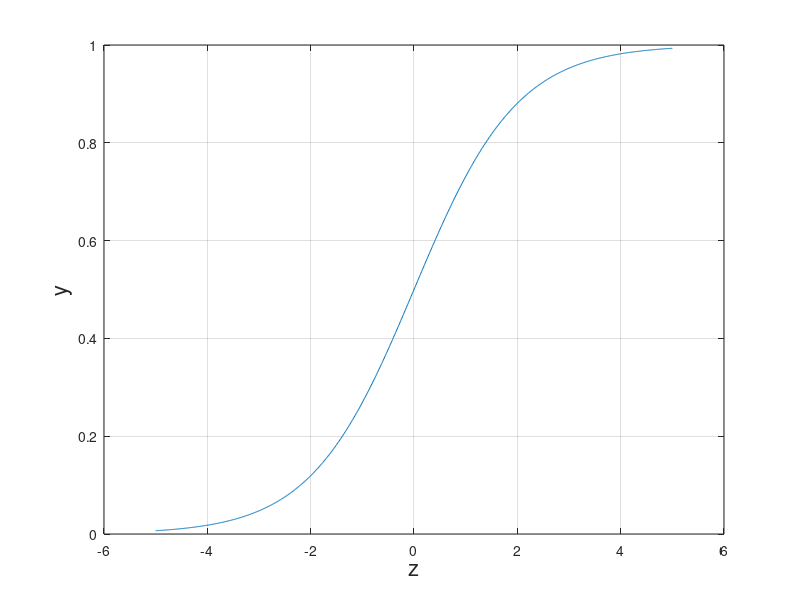

Write MATLAB code to recreate this figure. (Note: this script raises an error after producing the figure.)
clear all;close all;clc

p = [1];

z = linspace(-5,5,1000);

for i=1:1:length(p)

    y(i,:) = 1 ./ (1 + exp(-p(i).*z));

    d(i,:) = p(i).*y(i,:).*(1 - y(i,:));

end

figure()
plot(z, y(1,:))
% hold on
% plot(z, y(2,:))
% plot(z, y(3,:))
% plot(z, y(4,:))
% hold off
grid on
xlabel('z', 'FontSize', 16)
ylabel('y', 'FontSize', 16)
ax = gca;
ax.FontSize = 10; 

%lgd = legend('p = 0.8','p = 1.0','p = 1.5','p = 3');
%lgd.FontSize = 10;



figure()
plot(z, d(1,:))
% hold on
% plot(z, d(2,:))
% plot(z, d(3,:))
% plot(z, d(4,:))
% hold off
grid on
xlabel('z', 'FontSize', 16)
ylabel('d', 'FontSize', 16)
ax = gca;
ax.FontSize = 10; 

%lgd = legend('p = 0.8','p = 1.0','p = 1.5','p = 3');
%lgd.FontSize = 10;